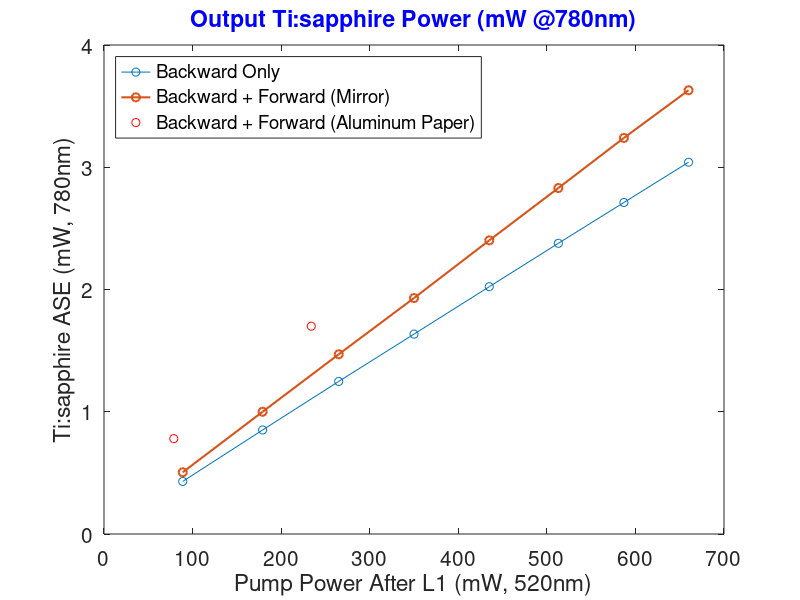

The MATLAB source for this figure: (Note: this script raises an error after producing the figure.)
clear all
cd('D:\AMO\160926_TiSa LS Development\161006_Data Figures');
Current=[0.3
0.4
0.5
0.6
0.7
0.8
0.9
1
]';

Green=[88.9
179.1
265
350
435
513
587
660
];

Power_BackOnly=[0.43
0.851
1.248
1.635
2.023
2.378
2.712
3.041
];

Power_withMirror=[0.505
1
1.47
1.93
2.402
2.83
3.24
3.63
];


Power_withAl=[0.78
1.7
];


Green_withAl=[78.8
234
];


figure('Position', [100, 100, 800, 500]);
plot(Green,Power_BackOnly,'-o',Green,Power_withMirror,'-o','LineWidth',1.5);
xlabel('Pump Power After L1 (mW, 520nm)','fontsize',15);
ylabel('Ti:sapphire ASE (mW, 780nm)','fontsize',15);
hold on
plot(Green_withAl,Power_withAl,'o','Color','r');
legend('Backward Only','Backward + Forward (Mirror)','Backward + Forward (Aluminum Paper)','Location','NorthWest')
title('Output Ti:sapphire Power (mW @780nm)','fontsize',15,'color','b')
set(gca,'fontsize',15)


figure('Position', [100, 100, 800, 500]);
plot(Green,Res_B40,'-o',Green,Res_A60,'-o','LineWidth',1.5);
xlabel('Pump Power After L1 (mW, 520nm)','fontsize',15);
ylabel('Ti:sapphire ASE (mW, 780nm)','fontsize',15);
legend('L3: 40x, B Wavelength Range','L3: 60x, A Wavelength Range','Location','NorthWest')
title('Residual Pump Power (mW @520nm)','fontsize',15,'color','b')
set(gca,'fontsize',15)